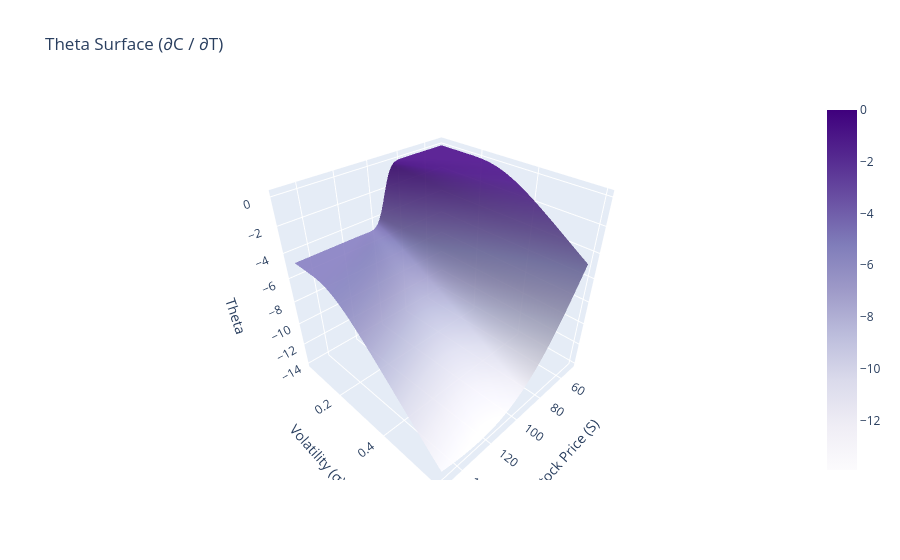

The notebook cell saved with this chart:
### Code cell
# ---- 3D: Theta surface ----
Theta_surface = theta_call(S_grid, K, T, r, sigma_grid)

fig = go.Figure(data=[go.Surface(
    x=S_grid, y=sigma_grid, z=Theta_surface,
    colorscale='Purples', opacity=0.9
)])
fig.update_layout(
    title='Theta Surface (∂C / ∂T)',
    scene=dict(
        xaxis_title='Stock Price (S)',
        yaxis_title='Volatility (σ)',
        zaxis_title='Theta',
    )
)
fig.show()

### Figure 1 — Plotly figure (JSON) as saved in the notebook; plotly's stock layout.template omitted (floating-point values rounded to 4 significant figures; data arrays with more than 128 entries replaced by an {"elided": "..."} marker saying what was removed)
{"data": [{"colorscale": [[0, "rgb(252,251,253)"], [0.125, "rgb(239,237,245)"], [0.25, "rgb(218,218,235)"], [0.375, "rgb(188,189,220)"], [0.5, "rgb(158,154,200)"], [0.625, "rgb(128,125,186)"], [0.75, "rgb(106,81,163)"], [0.875, "rgb(84,39,143)"], [1, "rgb(63,0,125)"]], "opacity": 0.9, "type": "surface", "x": {"elided": "60x60 float values"}, "y": {"elided": "60x60 float values"}, "z": {"elided": "60x60 float values"}}], "layout": {"scene": {"xaxis": {"title": {"text": "Stock Price (S)"}}, "yaxis": {"title": {"text": "Volatility (σ)"}}, "zaxis": {"title": {"text": "Theta"}}}, "title": {"text": "Theta Surface (∂C / ∂T)"}}}
